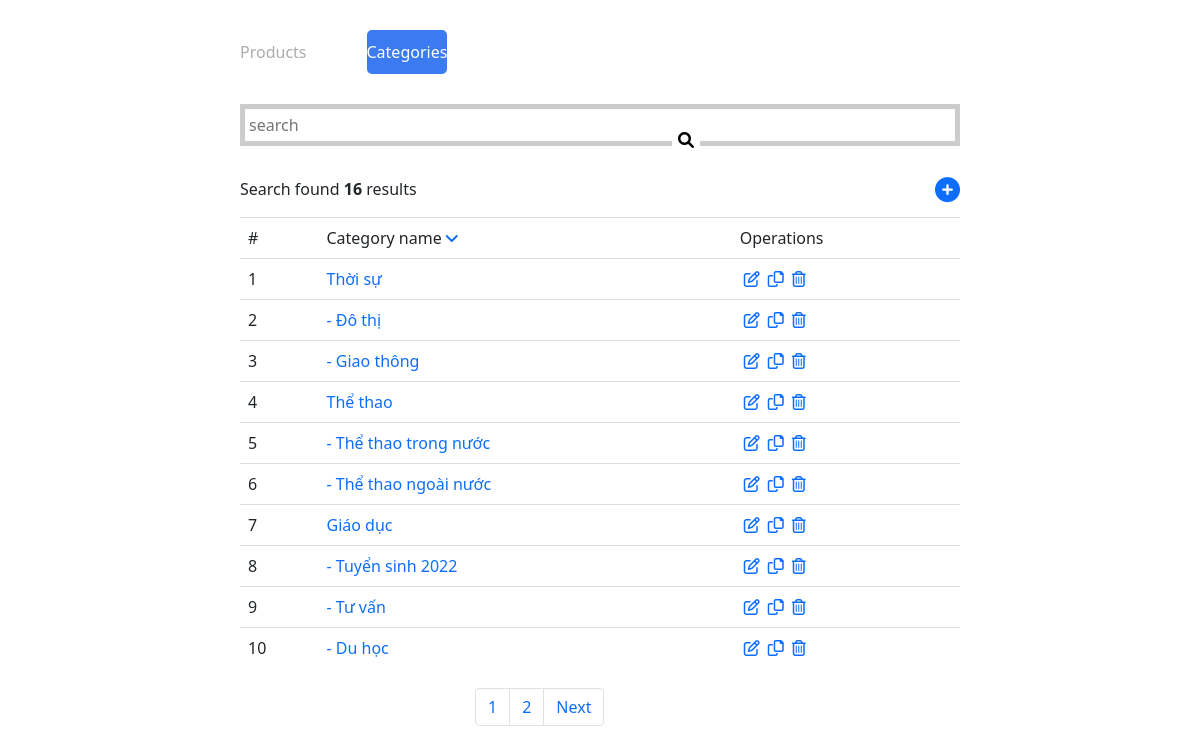
The page / on the database its author committed.
### tables this page shows
CREATE TABLE `tbl_cat` (
  `cat_id` int(11) NOT NULL,
  `title` varchar(500) NOT NULL,
  `parent_id` int(11) NOT NULL
);

### config/config.php (called while the page is built)
<?php
$config['base_url'] = "http://localhost:81/unitop.vn/back-end/testPV/";
$config['default_module'] = 'home';
$config['default_controller'] = 'index';
$config['default_action'] = 'index';

### libraries/database.php (called while the page is built, shortened)
<?php
function db_query($query_string) {
    global $conn;
    $result = mysqli_query($conn, $query_string);
    return $result;
}
function db_fetch_array($query_string) {
    $result = array();
    $mysqli_result = db_query($query_string);
    while ($row = mysqli_fetch_assoc($mysqli_result)) {
        $result[] = $row;
    }
    return $result;
}
function db_num_rows($query_string) {
    $mysqli_result = db_query($query_string);
	return mysqli_num_rows($mysqli_result);
}

### modules/home/controllers/indexController.php (called while the page is built, shortened)
<?php
function indexAction(){
    load_view('cat');
}

### core/router.php (called while the page is built, shortened)
<?php
$action_name = get_action().'Action';
call_function(array('construct', $action_name));

### core/appload.php (called while the page is built, shortened)
<?php
require CONFIGPATH . DIRECTORY_SEPARATOR . 'database.php';
require CONFIGPATH . DIRECTORY_SEPARATOR . 'config.php';
require LIBPATH . DIRECTORY_SEPARATOR . 'database.php';
require LIBPATH . DIRECTORY_SEPARATOR . 'data_tree.php';
require LIBPATH . DIRECTORY_SEPARATOR . 'pagination.php';
require COREPATH . DIRECTORY_SEPARATOR . 'base.php';
require COREPATH . DIRECTORY_SEPARATOR . 'router.php';

### index.php (called while the page is built, shortened)
<?php
require COREPATH.DIRECTORY_SEPARATOR.'appload.php';

### libraries/data_tree.php (called while the page is built, shortened)
<?php
function data_tree($data, $parent_id = 1, $level = 0){
    $result = array();
    foreach($data as $item){
        if($item['parent_id'] == $parent_id){
            $item['level'] = $level;
            $result[] = $item;
            $child = data_tree($data, $item['cat_id'], $level+1);
            $result = array_merge($result, $child);
        }
    }
    return $result;
}

### modules/home/views/catView.php (the view, shortened to what this page needs)
<?php
get_header();
$data_cat = db_fetch_array('SELECT* FROM `tbl_cat`');
$list_cat_all = data_tree($data_cat, 0);
$num_per_page = 10;
$list_num_page = db_num_page('tbl_cat', $num_per_page);
$total_row = count($list_cat_all);
$num_page = ceil($total_row / $num_per_page);
$page_num = (int) !empty($_GET['page_id']) ? $_GET['page_id'] : 1;
$start = ($page_num - 1) * $num_per_page;
$list_cat = array_slice($list_cat_all, $start, $num_per_page);
$sort = "";
?>
<div class="main">
    <div id="search" class="">
        <form method="GET">
            <input class="p-1" type="text" name="value" id="form_search" placeholder="search">
            <button type="submit" id="btn_search" name="btn_search" value="Tìm kiếm"><i
                    class="fa-solid fa-magnifying-glass"></i></button>
        </form>
    </div>
    <div class="d-flex mt-3 justify-content-between">
        <p>Search found <b><?php echo $total_row; ?></b> results</p>
        <a href="?mod=home&controller=index&action=add_cat"><i class="fa-solid fa-circle-plus" style="font-size:25px;"></i></a>
    </div>
    <table>
        <thead>
            <tr>
                <td>#</td>
                <td>Category name
                    <?php
                    if ($sort == "DESC" && $attr = "title") {
                        ?>
                        <a href="?mod=home&controller=index&action=sort&sort=ASC&attr=title">
                            <i class="fa-solid fa-angle-up"></i>
                        </a>
                        <?php
                    } else {
                        ?>
                        <a href="?mod=home&controller=index&action=sort&sort=DESC&attr=title">
                            <i class="fa-solid fa-angle-down"></i>
                        </a>
                        <?php
                    }
                    ?>
                </td>
                <td>Operations</td>
            </tr>
        </thead>
        <tbody>
            <?php
            if (isset($_GET['sort'])) {
                $temp = 0;
                foreach ($list_product_cat_all as $cat) {
                    $temp++
                    ?>
                    <tr>
                        <td><?php echo $temp ?></td>
                        <td><a class="text-decoration-none" href="?mod=home&controller=index&action=detail&cat_id=<?php echo $cat['cat_id'] ?>" title=""><?php echo str_repeat('-', $cat['level']) . ' ' . $cat['title'] ?></a></td>
                        <td>
                            <div class="d-flex">
                                <a href="?mod=home&controller=index&action=update_cat&cat_id=<?php echo $cat['cat_id'] ?>" class="mx-1"><i class="fa-regular fa-pen-to-square"></i></a>
                                <a href="?mod=home&controller=index&action=copy&cat_id=<?php echo $cat['cat_id'] ?>" class="mx-1"><i class="fa-regular fa-copy"></i></a>
                                <a href="?mod=home&controller=index&action=delete_cat&cat_id=<?php echo $cat['cat_id'] ?>" class="mx-1"><i class="fa-regular fa-trash-can"></i></a>
                            </div>
                        </td>
                    </tr>
                    <?php
                }
            } else {
                $temp = 0;
                foreach ($list_cat as $cat) {
                    $temp++
                    ?>
                    <tr>
                        <td><?php echo $temp ?></td>
                        <td><a class="text-decoration-none" href="?mod=home&controller=index&action=detail&cat_id=<?php echo $cat['cat_id'] ?>" title=""><?php echo str_repeat('-', $cat['level']) . ' ' . $cat['title'] ?></a></td>
                        <td>
                            <div class="d-flex">
                                <a href="?mod=home&controller=index&action=update_cat&cat_id=<?php echo $cat['cat_id'] ?>" class="mx-1"><i class="fa-regular fa-pen-to-square"></i></a>
                                <a href="?mod=home&controller=index&action=copy&cat_id=<?php echo $cat['cat_id'] ?>" class="mx-1"><i class="fa-regular fa-copy"></i></a>
                                <a href="?mod=home&controller=index&action=delete_cat&cat_id=<?php echo $cat['cat_id'] ?>" class="mx-1"><i class="fa-regular fa-trash-can"></i></a>
                            </div>
                        </td>
                    </tr>
                    <?php
                }
            }
            ?>
        </tbody>
    </table>
    <section>
        <nav aria-label="Page navigation example">
            <?php echo get_pagging($num_page, $page_num, "?mod=home&controller=index&action=index") ?>
        </nav>
    </section>
</div>
<?php
get_footer();
?>

### core/base.php (shortened to what this page needs)
<?php
function get_module() {
    global $config;
    $module = isset($_GET['mod']) ? $_GET['mod'] : $config['default_module'];
    return $module;
}
function call_function($list_function = array()) {
    if (is_array($list_function)) {
        foreach ($list_function as $f) {
            if (function_exists($f())) {
                $f();
            }
        }
    }
}
function load_view($name, $data_send = array()) {
    $data = $data_send;
    $path = MODULESPATH . DIRECTORY_SEPARATOR . get_module() . DIRECTORY_SEPARATOR . 'views' . DIRECTORY_SEPARATOR . $name . 'View.php';
    if (file_exists($path)) {
        require $path;
    } else {
        echo "Không tìm thấy {$path}";
    }
}
function get_header($name = '') {
    if (empty($name)) {
        $name = 'header';
    } else {
        $name = "header-{$name}";
    }
    $path = LAYOUTPATH . DIRECTORY_SEPARATOR . $name . '.php';
    if (file_exists($path)) {
        require $path;
    } else {
        echo "Không tìm thấy {$path}";
    }
}
function get_footer($name = '') {
    if (empty($name)) {
        $name = 'footer';
    } else {
        $name = "footer-{$name}";
    }
    $path = LAYOUTPATH . DIRECTORY_SEPARATOR . $name . '.php';
    if (file_exists($path)) {
        require $path;
    } else {
        echo "Không tìm thấy {$path}";
    }
}
?>

### layout/header.php (shortened to what this page needs)
<!doctype html>
<html lang="en">
<head>
    <link href="https://cdn.jsdelivr.net/npm/bootstrap@5.1.3/dist/css/bootstrap.min.css" rel="stylesheet"
>
    <link rel="stylesheet" href="https://cdnjs.cloudflare.com/ajax/libs/font-awesome/6.0.0/css/all.min.css">
    <link rel="stylesheet" href="public/style.css"/>
</head>
<body>
    <div id="wrapper">
        <header class="d-flex py-4 justify-content-between">
            <div class="d-flex" id="menu">
                <p class="pt-3">Products</p>
                <a href="?mod=home&controller=index&action=index">Categories</a>
            </div>
        </header>

### libraries/pagination.php (shortened to what this page needs)
<?php
function get_pagging($num_page, $page, $base_url = ''){
    $str_pagging = "<ul class='pagination'>";
    for($i = 1; $i <= $num_page; $i++){
       $str_pagging .= "<li class='page-item'><a class='page-link' href='{$base_url}&page_id={$i}'>$i</a></li>";
    }
    if($page < $num_page){
        $page_next = $page+1;
        $str_pagging .= "<li class='page-item'><a class='page-link' href='{$base_url}&page_id={$page_next}'>Next</a></li>";
    }
    $str_pagging .= "</ul>";
    return $str_pagging;
}
function db_num_page($tbl, $record){
    $sql = "SELECT* FROM $tbl";
    $num_rows = db_num_rows($sql);
    $num_page = ceil($num_rows / $record);
    $list_num_page = array();
    for ($i = 1; $i <= $num_page; $i++) {
        $list_num_page[] = $i;
    }
    return $list_num_page;
}
?>

### layout/footer.php (shortened to what this page needs)
</div>
</body>
</html>

### public/css/header.css (style rules this page uses)
#wrapper { width: 720px; margin: 0 auto; }
#menu { height: 80%; text-align: center; align-items: center; }
#menu { color: rgb(173, 173, 173); }
#menu a { margin-left: 60px; text-decoration: none; color: white; padding: 10px 0px; background-color: rgb(59, 122, 240); border-radius: 5px; }

### public/css/listCat.css (style rules this page uses)
#search #form_search { display: inline-block; width: 100%; border: 5px solid #ccc; }
#search #btn_search { position: absolute; top: 127px; right: 500px; border: none; background-color: #fff; }
table { width: 100%; max-width: 100%; margin-bottom: 20px; }
table>thead>tr>th, table>tbody>tr>th, table>thead>tr>td, table>tbody>tr>td { padding: 8px; vertical-align: top; border-top: 1px solid #dddddd; height: 30px; }
section { width: 250px; margin: 0 auto; }

### public/css/addCat.css (style rules this page uses)
.main input { display: block; padding: 5px 10px; border: 1px solid #ddd; width: 35%; margin-bottom: 15px; }

### rows shown on the page
tbl_cat: title "Thời sự"
tbl_cat: level "-", title "Đô thị"
tbl_cat: level "-", title "Giao thông"
tbl_cat: title "Thể thao"
tbl_cat: level "-", title "Thể thao trong nước"
tbl_cat: level "-", title "Thể thao ngoài nước"
tbl_cat: title "Giáo dục"
tbl_cat: level "-", title "Tuyển sinh 2022"
tbl_cat: level "-", title "Tư vấn"
tbl_cat: level "-", title "Du học"

### other values the page prints
$total_row "16"
